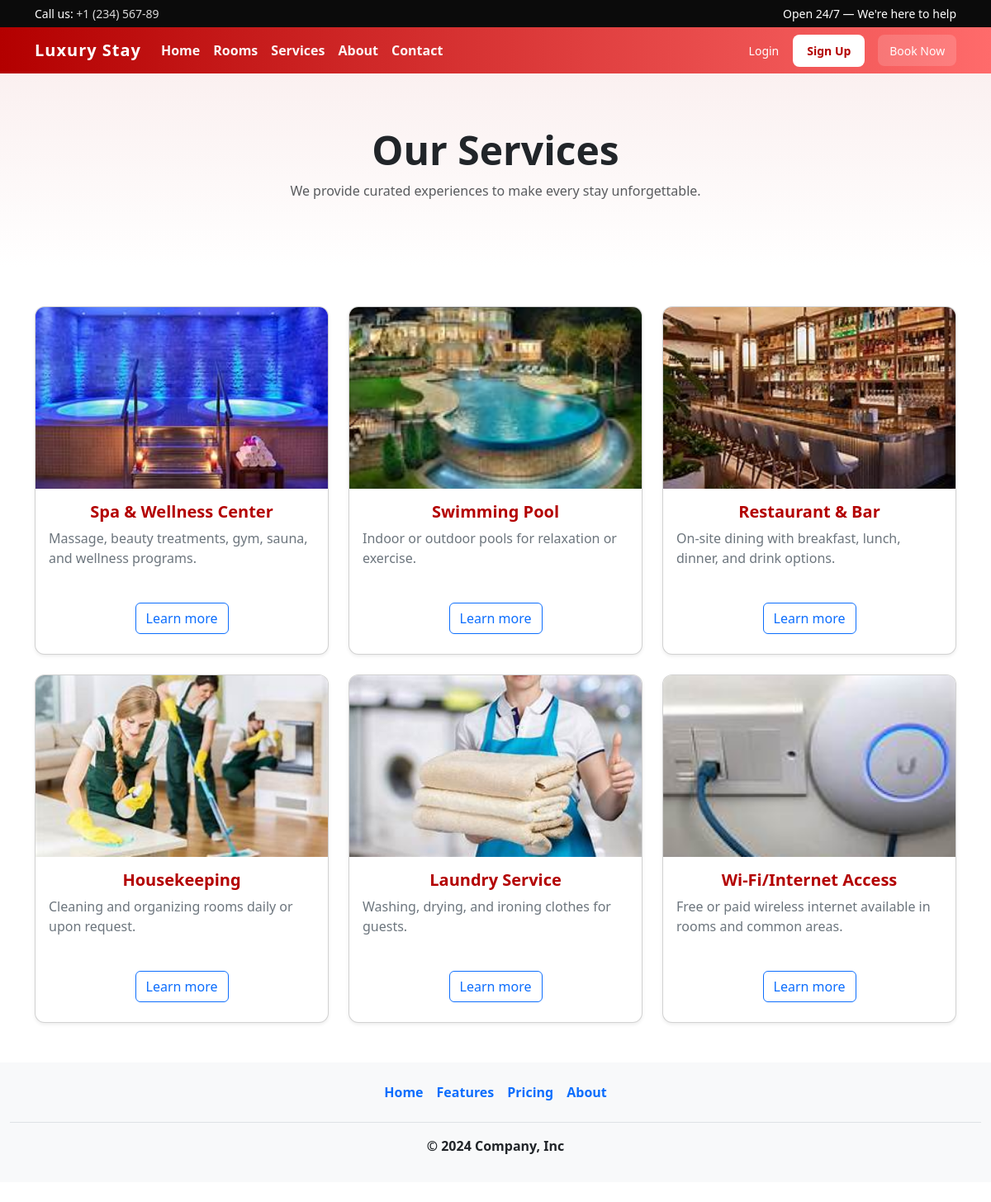
Before: /Services/ with the older database file.
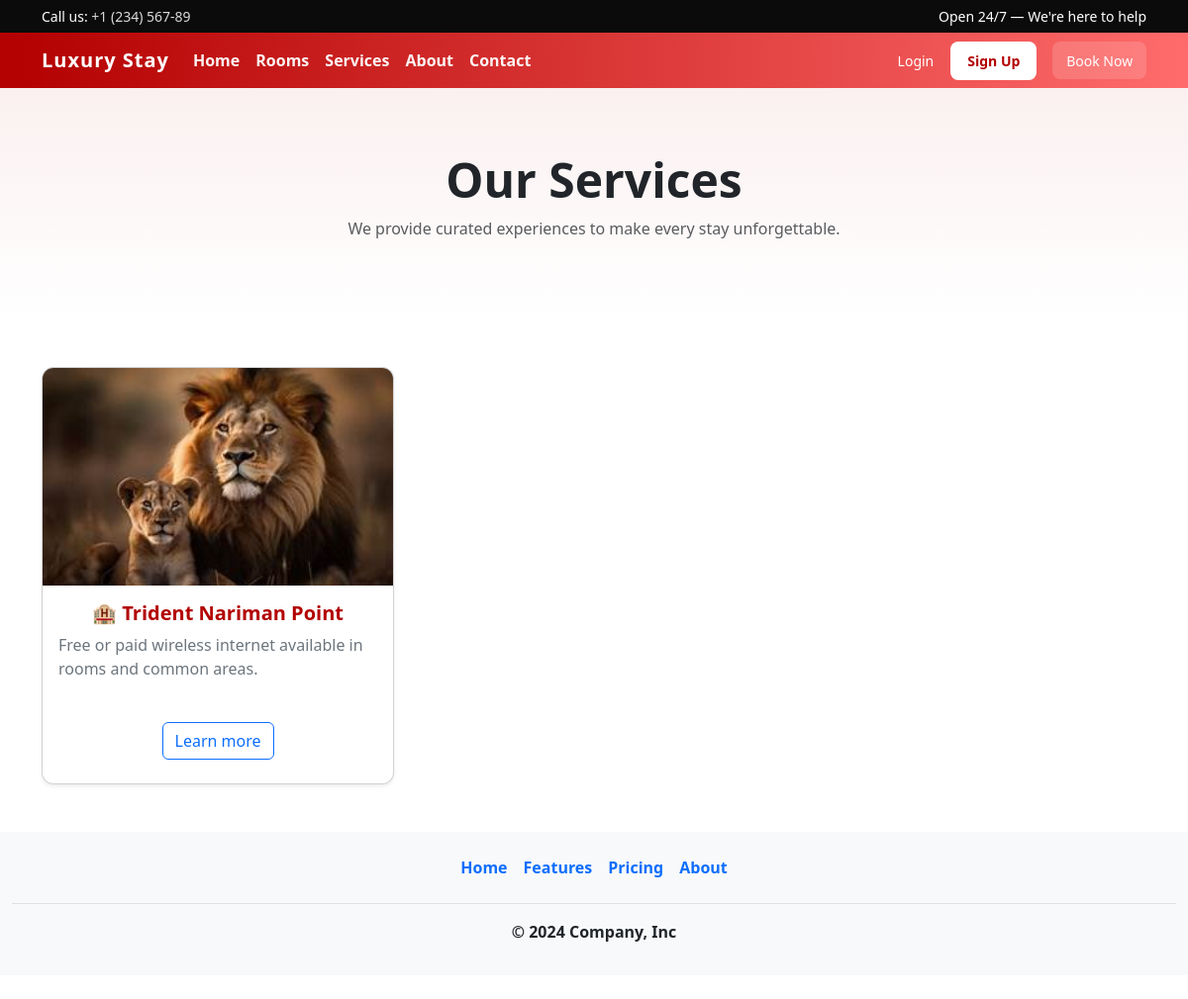
After: the same page with the newer database file.
### service/models.py (models this page shows)
class service(models.Model):
 image=models.ImageField()
 header=models.CharField(max_length=200)
 des=models.CharField(max_length=400)

### service/views.py (the view)
# urls.py: path('Services/',Services)
def Services(request):
    servi=service.objects.all()
    return render(request,'Services.html',{"service":servi})

### templates/Services.html (shortened to what this page needs)
{%load static%} {%include 'Header.html'%}
<!DOCTYPE html>
<html lang="en">
  <head>
    <link href="https://cdn.jsdelivr.net/npm/bootstrap@5.3.0/dist/css/bootstrap.min.css" rel="stylesheet">
    <link rel="stylesheet" href="{% static 'css/style.css' %}">
  </head>
  <body>
    <div class="services-hero">
      <div class="container">
        <h1 class="display-5 fw-bold">Our Services</h1>
        <p class="text-muted mt-2">We provide curated experiences to make every stay unforgettable.</p>
      </div>
    </div>
    <div class="container mt-5">
      <div class="row">
        {% for c in service%}
        <div class="col-md-4 mb-4">
          <div class="card service-card shadow-sm h-100">
            <img src="/media/{{ c.image }}" class="service-img" alt="{{ c.header }}" />
            <div class="card-body">
              <h5 class="card-title service-title">{{ c.header }}</h5>
              <p class="card-text service-desc">{{ c.des|truncatechars:140 }}</p>
            </div>
            <div class="card-footer bg-transparent border-top-0 text-center mb-3">
              <a href="#" class="btn btn-outline-primary">Learn more</a>
            </div>
          </div>
        </div>
        {%endfor%}
        </div>
      </div>
  </body>
</html>
{%include 'Footer.html'%}

Changed rows visible on the page:
removed service: image (picture), header "Spa & Wellness Center", des "Massage, beauty treatments, gym, sauna, and wellness programs."
removed service: image (picture), header "Swimming Pool", des "Indoor or outdoor pools for relaxation or exercise."
removed service: image (picture), header "Restaurant & Bar", des "On-site dining with breakfast, lunch, dinner, and drink options."
removed service: image (picture), header "Housekeeping", des "Cleaning and organizing rooms daily or upon request."
removed service: image (picture), header "Laundry Service", des "Washing, drying, and ironing clothes for guests."
removed service: image (picture), header "Wi-Fi/Internet Access", des "Free or paid wireless internet available in rooms and common areas."
added service: image (picture), header "🏨 Trident Nariman Point", des "Free or paid wireless internet available in rooms and common areas."
